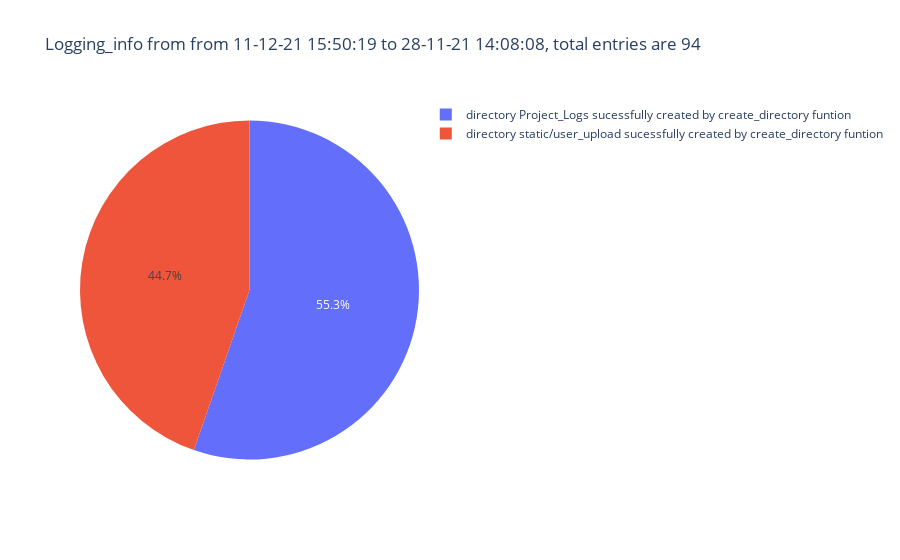

Notebook cell for this chart:
### Code cell
fig = px.pie(csv, names='logging_info',title=f"Logging_info from from {csv['date'][0]} to {csv['date'][csv.shape[0]-1]}, total entries are {csv.shape[0]}",)
# fig.update_layout(autosize=False,
#     width=1500,
#     height=500,)
fig.show()

### Figure 1 — Plotly figure (JSON) as saved in the notebook; plotly's stock layout.template omitted (floating-point values rounded to 4 significant figures)
{"data": [{"domain": {"x": [0, 1], "y": [0, 1]}, "hovertemplate": "logging_info=%{label}<extra></extra>", "labels": ["directory Project_Logs sucessfully created by create_directory funtion", "directory Project_Logs sucessfully created by create_directory funtion", "directory Project_Logs sucessfully created by create_directory funtion", "directory static/user_upload sucessfully created by create_directory funtion", "directory Project_Logs sucessfully created by create_directory funtion", "directory Project_Logs sucessfully created by create_directory funtion", "directory Project_Logs sucessfully created by create_directory funtion", "directory static/user_upload sucessfully created by create_directory funtion", "directory static/user_upload sucessfully created by create_directory funtion", "directory Project_Logs sucessfully created by create_directory funtion", "directory static/user_upload sucessfully created by create_directory funtion", "directory Project_Logs sucessfully created by create_directory funtion", "directory Project_Logs sucessfully created by create_directory funtion", "directory static/user_upload sucessfully created by create_directory funtion", "directory static/user_upload sucessfully created by create_directory funtion", "directory Project_Logs sucessfully created by create_directory funtion", "directory static/user_upload sucessfully created by create_directory funtion", "directory static/user_upload sucessfully created by create_directory funtion", "directory Project_Logs sucessfully created by create_directory funtion", "directory static/user_upload sucessfully created by create_directory funtion", "directory Project_Logs sucessfully created by create_directory funtion", "directory static/user_upload sucessfully created by create_directory funtion", "directory static/user_upload sucessfully created by create_directory funtion", "directory Project_Logs sucessfully created by create_directory funtion", "directory static/user_upload sucessfully created by create_directory funtion", "directory static/user_upload sucessfully created by create_directory funtion", "directory static/user_upload sucessfully created by create_directory funtion", "directory Project_Logs sucessfully created by create_directory funtion", "directory static/user_upload sucessfully created by create_directory funtion", "directory Project_Logs sucessfully created by create_directory funtion", "directory static/user_upload sucessfully created by create_directory funtion", "directory Project_Logs sucessfully created by create_directory funtion", "directory Project_Logs sucessfully created by create_directory funtion", "directory Project_Logs sucessfully created by create_directory funtion", "directory Project_Logs sucessfully created by create_directory funtion", "directory Project_Logs sucessfully created by create_directory funtion", "directory static/user_upload sucessfully created by create_directory funtion", "directory static/user_upload sucessfully created by create_directory funtion", "directory Project_Logs sucessfully created by create_directory funtion", "directory static/user_upload sucessfully created by create_directory funtion", "directory Project_Logs sucessfully created by create_directory funtion", "directory Project_Logs sucessfully created by create_directory funtion", "directory static/user_upload sucessfully created by create_directory funtion", "directory Project_Logs sucessfully created by create_directory funtion", "directory static/user_upload sucessfully created by create_directory funtion", "directory static/user_upload sucessfully created by create_directory funtion", "directory static/user_upload sucessfully created by create_directory funtion", "directory static/user_upload sucessfully created by create_directory funtion", "directory static/user_upload sucessfully created by create_directory funtion", "directory static/user_upload sucessfully created by create_directory funtion", "directory Project_Logs sucessfully created by create_directory funtion", "directory Project_Logs sucessfully created by create_directory funtion", "directory static/user_upload sucessfully created by create_directory funtion", "directory static/user_upload sucessfully created by create_directory funtion", "directory Project_Logs sucessfully created by create_directory funtion", "directory static/user_upload sucessfully created by create_directory funtion", "directory Project_Logs sucessfully created by create_directory funtion", "directory Project_Logs sucessfully created by create_directory funtion", "directory Project_Logs sucessfully created by create_directory funtion", "directory static/user_upload sucessfully created by create_directory funtion", "directory Project_Logs sucessfully created by create_directory funtion", "directory Project_Logs sucessfully created by create_directory funtion", "directory Project_Logs sucessfully created by create_directory funtion", "directory Project_Logs sucessfully created by create_directory funtion", "directory Project_Logs sucessfully created by create_directory funtion", "directory static/user_upload sucessfully created by create_directory funtion", "directory Project_Logs sucessfully created by create_directory funtion", "directory Project_Logs sucessfully created by create_directory funtion", "directory static/user_upload sucessfully created by create_directory funtion", "directory static/user_upload sucessfully created by create_directory funtion", "directory Project_Logs sucessfully created by create_directory funtion", "directory static/user_upload sucessfully created by create_directory funtion", "directory Project_Logs sucessfully created by create_directory funtion", "directory Project_Logs sucessfully created by create_directory funtion", "directory Project_Logs sucessfully created by create_directory funtion", "directory Project_Logs sucessfully created by create_directory funtion", "directory Project_Logs sucessfully created by create_directory funtion", "directory Project_Logs sucessfully created by create_directory funtion", "directory Project_Logs sucessfully created by create_directory funtion", "directory Project_Logs sucessfully created by create_directory funtion", "directory static/user_upload sucessfully created by create_directory funtion", "directory static/user_upload sucessfully created by create_directory funtion", "directory Project_Logs sucessfully created by create_directory funtion", "directory static/user_upload sucessfully created by create_directory funtion", "directory Project_Logs sucessfully created by create_directory funtion", "directory Project_Logs sucessfully created by create_directory funtion", "directory static/user_upload sucessfully created by create_directory funtion", "directory Project_Logs sucessfully created by create_directory funtion", "directory static/user_upload sucessfully created by create_directory funtion", "directory Project_Logs sucessfully created by create_directory funtion", "directory static/user_upload sucessfully created by create_directory funtion", "directory static/user_upload sucessfully created by create_directory funtion", "directory static/user_upload sucessfully created by create_directory funtion", "directory Project_Logs sucessfully created by create_directory funtion"], "legendgroup": "", "name": "", "showlegend": true, "type": "pie"}], "layout": {"legend": {"tracegroupgap": 0}, "title": {"text": "Logging_info from from 11-12-21 15:50:19 to 28-11-21 14:08:08, total entries are 94"}}}
